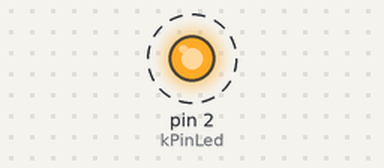
A sketch run on a simulated Arduino Uno, built with avr-gcc and run on an emulated ATmega328P. Parts: output pins drawn as LEDs (lit = HIGH). Dashed ring = blinking.

Above: at 0.2 s.
Timing chart, 0 to 3.0 s (numbered marks = the images above):
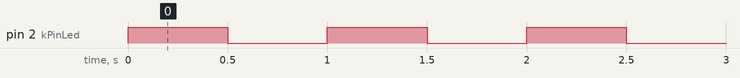

Measured:
- by itself, pin 2 (kPinLed): alternates HIGH for 0.50 s and LOW for 0.50 s

The sketch:

1_2_sketch.ino
```cpp
const int kPinLed = 2;

void setup() {
  // put your setup code here, to run once:
  pinMode(kPinLed, OUTPUT);
}

void loop() {
  // put your main code here, to run repeatedly:
  digitalWrite(kPinLed, HIGH);
  delay(500);
  digitalWrite(kPinLed, LOW);
  delay(500);
}
```
